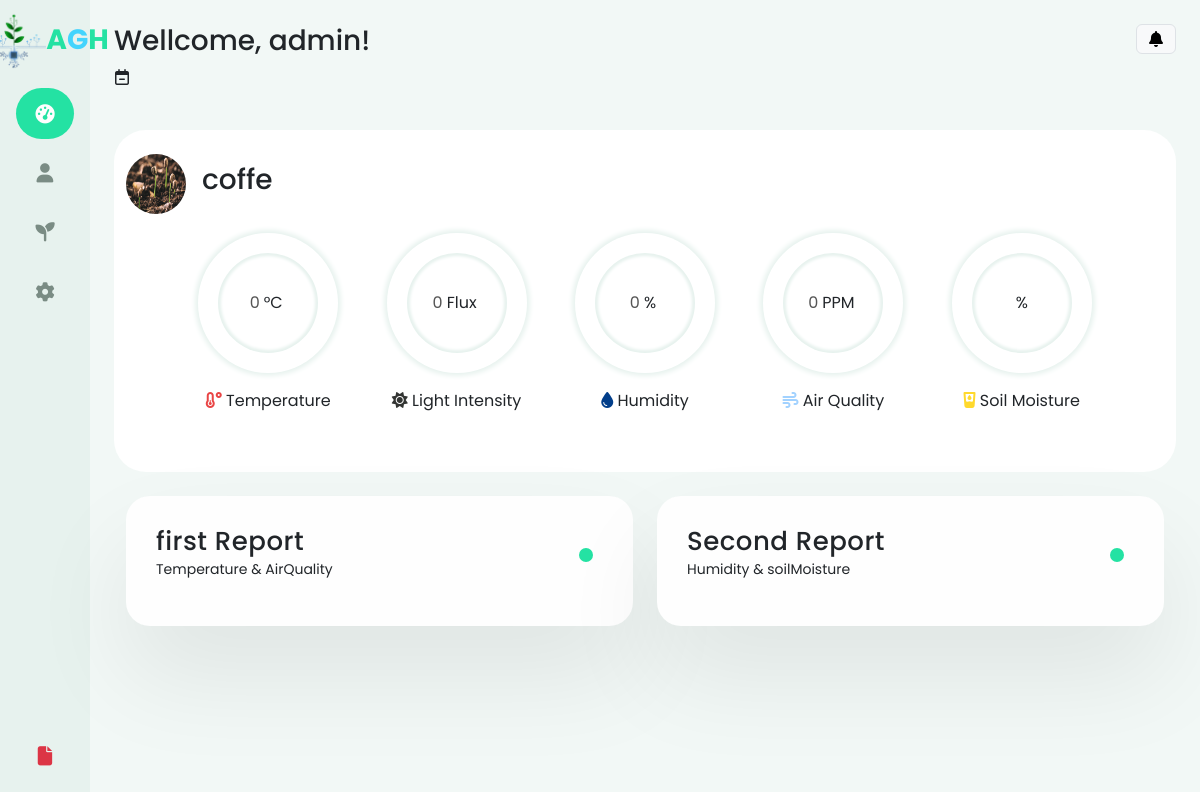
The app's page / (signed in) with its own data.
### pages/models.py (models this page shows, shortened)
class Plants (models.Model):
    title = models.CharField(max_length=50, null = True)
    Temperature = models.IntegerField()
    Soil_moister = models.IntegerField()
    Light_intensity = models.IntegerField()
    Humidity = models.IntegerField(null=True)
    air_Quality= models.IntegerField(null=True)
    photo = models.ImageField(upload_to='IMAGES',null=True)
    is_active = models.BooleanField(default=False)

### pages/views.py (the view)
# urls.py: path('',views.index,name='index'),
def index(request):
    active_plant = Plants.objects.filter(is_active=True).first()
    return render(request,'account/index.html',{'plant': active_plant})

### templates/account/index.html (shortened to what this page needs)
{% extends 'base.html' %}
{% load static %}
{% block content %}
{% include 'parts/sidebar.html' %}
<div class="main-content container-fluid px-4">
    <div class="wellcome d-flex py-4 justify-content-between">
      <div>
        <h1 class="fs-3">
          {% if request.user.is_authenticated %}
          Wellcome, {{request.user.username}}!
          {% else %}
          Join us
          {% endif %}
        </h1>
        <p>
          <i class="fa-regular fa-calendar-minus"></i
          >
        </p>
      </div>
      <div class="d-flex justify-content-center gap-2 h-100">
        <div class="notificationss">
          <i class="notificationbtn fa-solid fa-bell btn btn-light border"></i>
        </div>
      </div>
    </div>
    <div class="container-fluid py-4 bg-white rounded-5">
      <div class="row">
        <div class="d-flex gap-3 align-items-center">
          {% if plant %}
          <img src="{{ plant.photo.url }}" class="plImg mw-100 rounded-circle" />
          <div>
            <h3>{{ plant.title }}</h3>
          {% else %}
            <div>
              <h3>There is no active plant </h3>
              <p>These are the last sensors measurements:</p>
            {% endif %}
          </div>
        </div>
      </div>
      <div
        class="row sensors mx-lg-3 mx-xl-5 row-cols-1 row-cols-md-2 row-cols-lg-5"
      >
        <div class="col sensreading">
          <div class="cont">
            <div class="outer">
              <div class="inner">
                <div id="number">0 </div><span class="mx-1"> &deg;C</span>
              </div>
            </div>
            <svg
              xmlns="http://www.w3.org/2000/svg"
              version="1.1"
              width="140px"
              height="140px"
            >
              <defs>
                <linearGradient id="GradientColor">
                  <stop offset="0%" stop-color="#e94545" />
                  <stop offset="100%" stop-color="#ebf2c2" />
                </linearGradient>
              </defs>
              <circle cx="70" cy="70" r="60" stroke-linecap="round" />
            </svg>
            <div class="sensInfo mx-auto mt-3">
              <p class="text-center">
                <i
                  class="fa-solid fa-temperature-low"
                  style="color: #e94545"
                ></i>
                <span>Temperature</span>
              </p>
            </div>
          </div>
        </div>
        <div class="col sensreading">
          <div class="cont">
            <div class="outer">
              <div class="inner">
                <div id="number">0</div><span class="mx-1">Flux</span>
              </div>
            </div>
            <svg
              xmlns="http://www.w3.org/2000/svg"
              version="1.1"
              width="140px"
              height="140px"
            >
              <defs>
                <linearGradient id="lightIntensity">
                  <stop offset="0%" stop-color="#333533" />
                  <stop offset="100%" stop-color="#cfdbd5" />
                </linearGradient>
              </defs>
              <circle
                class="lightIntensity"
                cx="70"
                cy="70"
                r="60"
                stroke-linecap="round"
              />
            </svg>
            <div class="sensInfo mx-auto mt-3">
              <p class="text-center">
                <i class="fa-solid fa-sun" style="color: #333533"></i>
                <span>Light Intensity</span>
              </p>
            </div>
          </div>
        </div>
        <div class="col sensreading">
          <div class="cont">
            <div class="outer">
              <div class="inner">
                <div id="number">0</div><span class="mx-1">%</span>
              </div>
            </div>
            <svg
              xmlns="http://www.w3.org/2000/svg"
              version="1.1"
              width="140px"
              height="140px"
            >
              <defs>
                <linearGradient id="humidity">
                  <stop offset="0%" stop-color="#EEC759" />
                  <stop offset="100%" stop-color="#caf0f8" />
                </linearGradient>
              </defs>
              <circle
                class="humidity"
                cx="70"
                cy="70"
                r="60"
                stroke-linecap="round"
              />
            </svg>
            <div class="sensInfo mx-auto mt-3">
              <p class="text-center">
                <i class="fa-solid fa-droplet" style="color: #023e8a"></i>
                <span>Humidity</span>
              </p>
            </div>
          </div>
        </div>
        <div class="col sensreading">
          <div class="cont">
            <div class="outer">
              <div class="inner">
                <div id="number">0</div><span class="mx-1">PPM</span>
              </div>
            </div>
            <svg
              xmlns="http://www.w3.org/2000/svg"
              version="1.1"
              width="140px"
              height="140px"
            >
              <defs>
                <linearGradient id="airQuality">
                  <stop offset="0%" stop-color="#ffafcc" />
                  <stop offset="100%" stop-color="#a2d2ff" />
                </linearGradient>
              </defs>
              <circle
                class="airQuality"
                cx="70"
                cy="70"
                r="60"
                stroke-linecap="round"
              />
            </svg>
            <div class="sensInfo mx-auto mt-3">
              <p class="text-center">
                <i class="fa-solid fa-wind" style="color: #a2d2ff"></i>
                <span>Air Quality</span>
              </p>
            </div>
          </div>
        </div>
        <div class="col sensreading">
          <div class="cont">
            <div class="outer">
              <div class="inner">
                <div id="number"></div><span class="mx-1">%</span>
              </div>
            </div>
            <svg
              xmlns="http://www.w3.org/2000/svg"
              version="1.1"
              width="140px"
              height="140px"
            >
              <defs>
                <linearGradient id="soil-moisture">
                  <stop offset="0%" stop-color="#ffd92d" />
                  <stop offset="100%" stop-color="#a2d2ff" />
                </linearGradient>
              </defs>
              <circle
                class="soil-moisture"
                cx="70"
                cy="70"
                r="60"
                stroke-linecap="round"
              />
            </svg>
            <div class="sensInfo mx-auto mt-3">
              <p class="text-center">
                <i class="fa-solid fa-glass-water-droplet" style="color: #ffd92d"></i>
                <span>Soil Moisture</span>
              </p>
            </div>
          </div>
        </div>
      </div>
    </div>
    <div class="container-fluid py-4">
      <div class="row gap-sm-0 gap-3">
        <div class="col-12 col-md-6 pr-0 pr-sm-3">
          <div class="carde">
            <h2>first Report</h2>
            <p>Temperature & AirQuality</p>
            <div class="pulse"></div>
          </div>
        </div>
        <div class="col-12 col-md-6 pl-0 pl-sm-3">
          <div class="carde">
            <h2>Second Report</h2>
            <p>Humidity & soilMoisture</p>
            <div class="pulse"></div>
          </div>
        </div>
      </div>
    </div>
  </div>
  {% endblock %}

### green_teck/static/css/style.css (style rules this page uses)
:root { --color-mid: #f2f8f6; --color-side: #e7f2ee; --color-danger: #ff7782; --color-dangerbtn-bg: #f5949c; --color-dangerbtn-hover: #e44250; --color-success: rgb(36, 226, 163); --color-warning: #ffbb55; --color-white: #fefefe; --color-btn-bg: #bcf2e0; --color-mainbtn-hover: #0fcd8e; --color-hover-dark: #24595353; --color-hover-light: #f9fbfa; --color-dark-hover: #27484d; --color-primary: #44d4fd; --color-label: #a7a7a7; --color-text: #e2dede; --font-family: "Poppins"; --color-text-side: #7a8c84; --color-text-side-hover: #4b504a; --color-text-hidding: #4b504a; --color-plant-details-graph: #d98631; }
* { margin: 0; padding: 0; border: none; box-sizing: border-box; font-family: "Poppins", sans-serif; }
body { display: flex; }
.main-content { background-color: var(--color-mid); }
.main-content .plImg { height: 60px; width: 60px; }
.main-content .sensors .sensreading .cont { position: relative; }
.sensors .sensreading { display: flex; align-items: center; justify-content: center; overflow: hidden; border-radius: 9px; padding: 1.2rem 0rem; }
.sensors .sensreading .outer { height: 140px; width: 140px; border-radius: 50%; padding: 20px; box-shadow: 0 0 5px 3px var(--color-side); transition: 0.6s; position: relative; }
.sensors .sensreading .inner { height: 100px; width: 100px; border-radius: 50%; display: flex; align-items: center; justify-content: center; box-shadow: inset 0 0 3px 3px var(--color-side); transition: 0.4s; }
.sensors .sensreading .inner #number { font-weight: 600px; color: #555; }
svg { position: absolute; top: 0; }
.carde { position: relative; background: var(--color-white); padding: 30px; border-radius: 24px; box-shadow: 0 50px 100px rgba(0, 0, 0, 0.08); transition: 0.4s; }
.carde h2 { font-size: 26px; font-weight: 500; letter-spacing: 0.5px; margin: 0 0 2px; }
.carde p { font-size: 14px; margin: 0 0 16px; }
.carde .pulse { position: absolute; height: 14px; width: 14px; background: var(--color-success); top: 52px; right: 40px; border-radius: 50%; }
.carde .pulse::after { content: ""; position: absolute; height: 100%; width: 100%; border: 1px solid var(--color-success); border-radius: 50%; left: -1px; top: -1px; animation: pulse 2s linear infinite; transform-origin: center; opacity: 0.8; scale: 0; }
* { font-family: "Poppins", sans-serif; }
.rounded-circle { border-radius: 50% !important; }

### green_teck/static/css/notifications.css (style rules this page uses)
.notificationss { position: relative; }

### records on screen
Plants: photo (picture), title "coffe"

### other values on screen
{{ request.user.username }} "admin"
